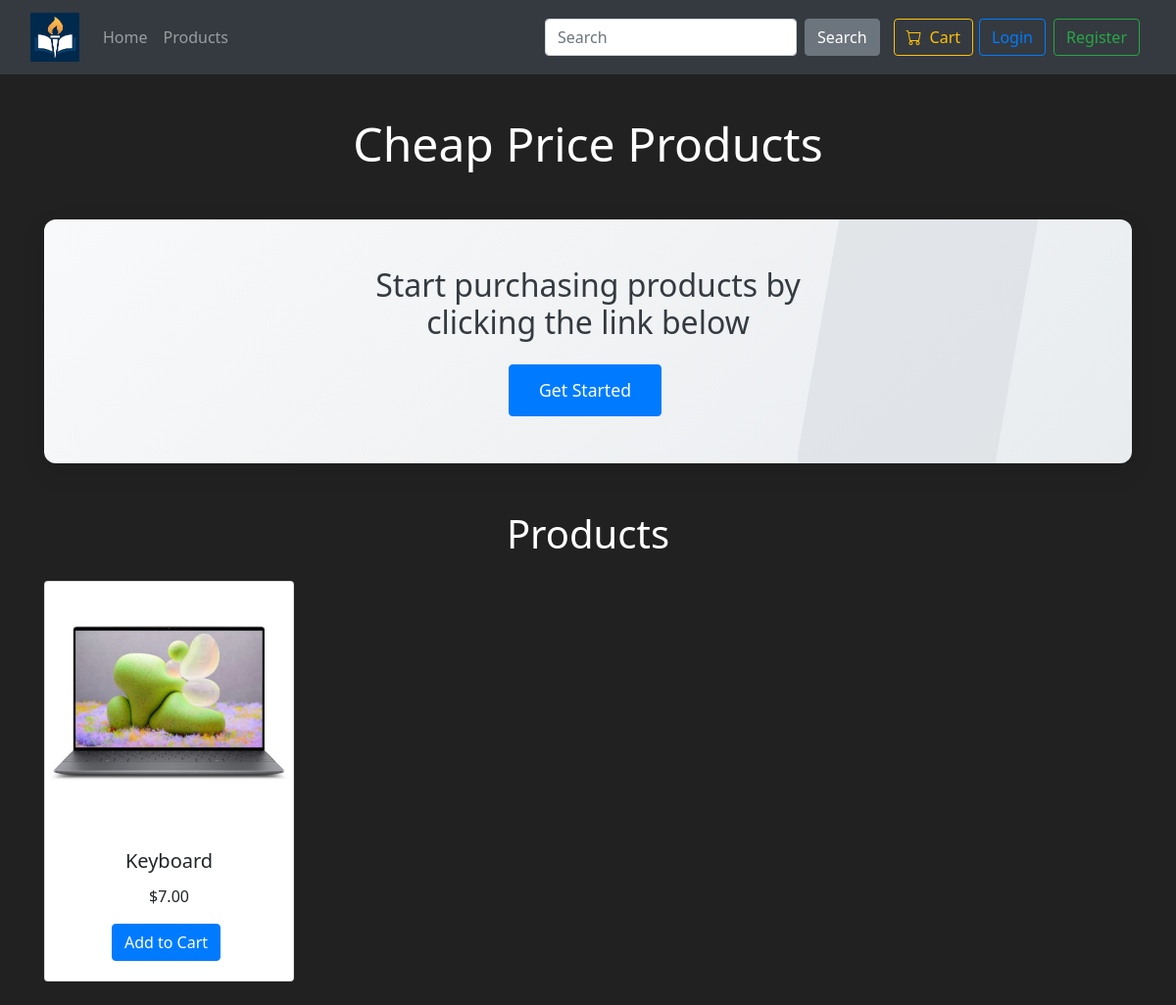
Before: / with the older database file.
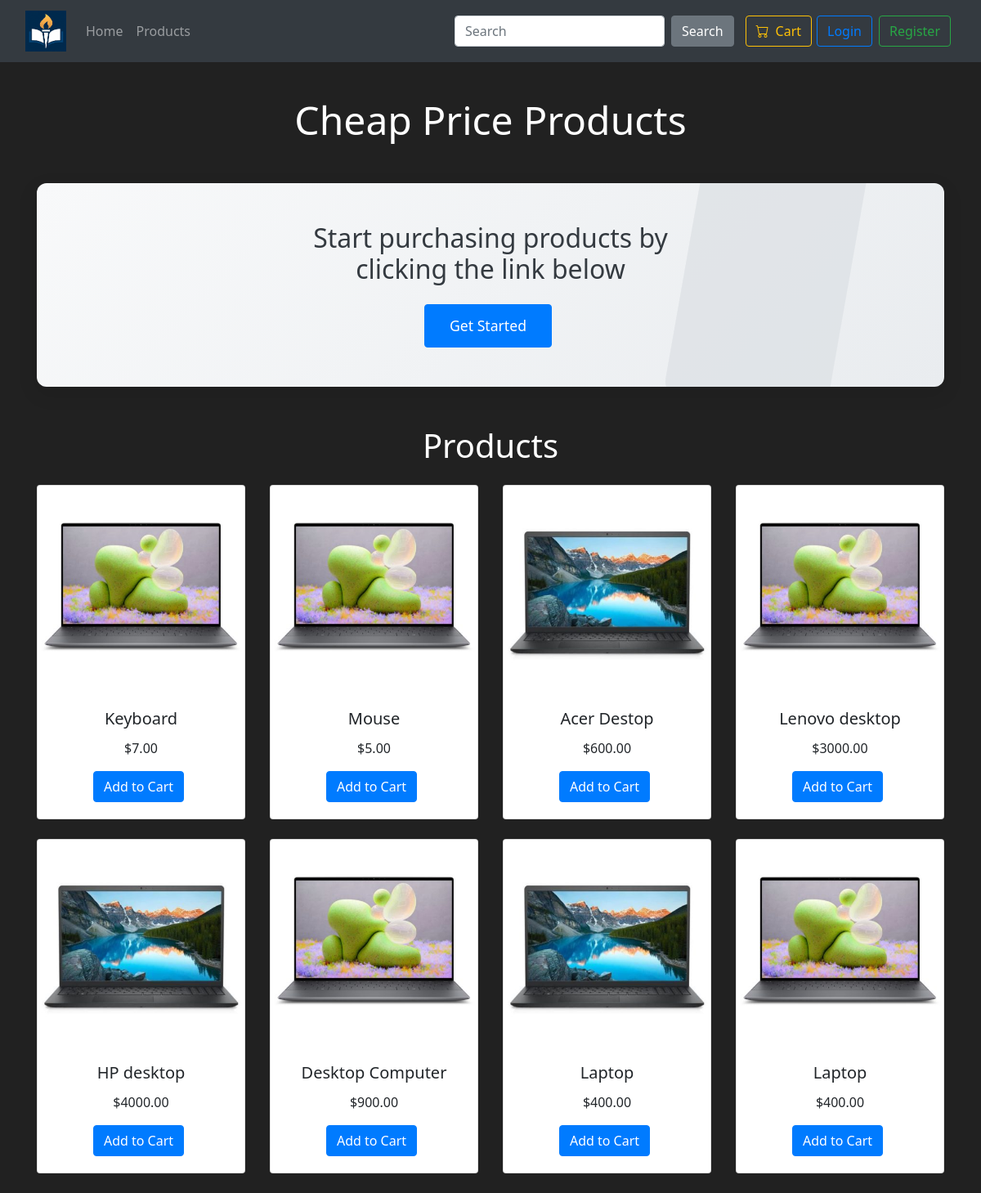
After: the same page with the newer database file.
### market/models.py (models this page shows)
class Product(db.Model):
    __tablename__ = 'products'
    id = db.Column(db.Integer, primary_key=True)
    title = db.Column(db.String(2000), nullable=False)
    slug = db.Column(db.String(2000), nullable=False)
    image = db.Column(db.String(2000))
    image_mime = db.Column(db.String(255))
    image_size = db.Column(db.Integer)
    description = db.Column(db.Text)
    price = db.Column(db.Numeric(10, 2), nullable=False)
    published = db.Column(db.Boolean, default=True)
    created_by = db.Column(db.Integer, db.ForeignKey('users.id'))
    updated_by = db.Column(db.Integer, db.ForeignKey('users.id'))
    deleted_by = db.Column(db.Integer, db.ForeignKey('users.id'))
    deleted_at = db.Column(db.DateTime)
    created_at = db.Column(db.DateTime, default=datetime.utcnow)
    updated_at = db.Column(db.DateTime, default=datetime.utcnow, onupdate=datetime.utcnow)

### market/routes.py (the view)
@app.route('/')
def home_page():
    products = Product.query.filter_by(published=True).order_by(Product.created_at.desc()).all()
    return render_template('users/views/home.html', products =products, title_class="text-white")

### market/templates/users/views/home.html (shortened to what this page needs)
<!DOCTYPE html>
<html lang="en">
<head>
  {% include "users/components/bootstrap.html" %}
</head>
<body>
  {% include "users/components/navbar.html" %}
  <div class="container mt-5">
    <header class="text-center mb-5">
      <h4 class="display-5">Cheap Price Products</h4>
    </header>
    <div class="position-relative overflow-hidden p-5 text-center hero-section">
      <div class="col-md-6 mx-auto z-1 position-relative">
        <h2 class="fw-normal mb-4 text-dark">Start purchasing products by clicking the link below</h2>
        <a class="btn btn-primary hero-btn" href="{{ url_for('market_page') }}">Get Started</a>
      </div>
      <div class="product-device2 d-none d-md-block"></div>
      <div class="product-device2 d-none d-md-block"></div>
    </div>
  </div>
  {% include "users/views/products.html" %}
</body>
</html>

### market/templates/users/views/products.html
{% block content %}
<div class="container mt-5">
    <h1 class="{{ title_class }} text-center mb-4">Products</h1>
    {% if products|length == 0 %}
        <div class="alert alert-warning text-center">
            There are no products published.
        </div>
    {% else %}
        <div class="row">
            {% for product in products %}
                <div class="col-md-3 mb-4">
                    <div class="card border-1">
                        <a href="{{ url_for('product_details', slug=product.slug) }}">
                            <img src="{{ product.image }}" class="card-img-top" alt="{{ product.title }}">
                        </a>
                        <div class="card-body text-center">
                            <h5 class="card-title">{{ product.title }}</h5>
                            <p class="card-text">${{ product.price }}</p>
                            <a href="{{ url_for('home_page', slug=product.id) }}" class="btn btn-primary">Add to Cart</a>
                        </div>
                    </div>
                </div>
            {% endfor %}
        </div>
    {% endif %}
</div>
{% endblock %}

Changed rows visible on the page:
now on this page (row edited): Product: image (picture), title "Mouse", price "5.00"
now on this page (row edited): Product: image (picture), title "Acer Destop", price "600.00"
now on this page (row edited): Product: image (picture), title "Lenovo desktop", price "3000.00"
now on this page (row edited): Product: image (picture), title "HP desktop", price "4000.00"
now on this page (row edited): Product: image (picture), title "Desktop Computer", price "900.00"
now on this page (row edited): Product: image (picture), title "Laptop", price "400.00"
now on this page (row edited): Product: image (picture), title "Laptop", price "400.00"
